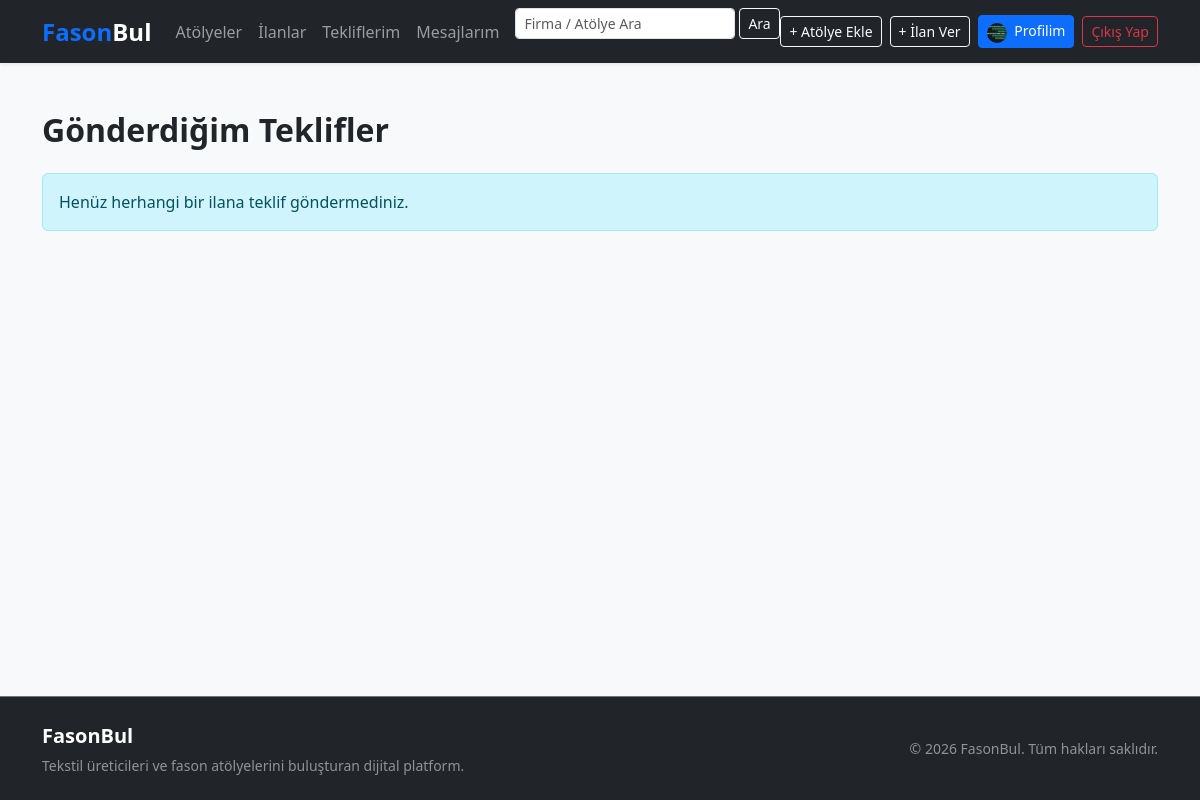
The app's page /ilanlar/tekliflerim/ (signed in), older data.
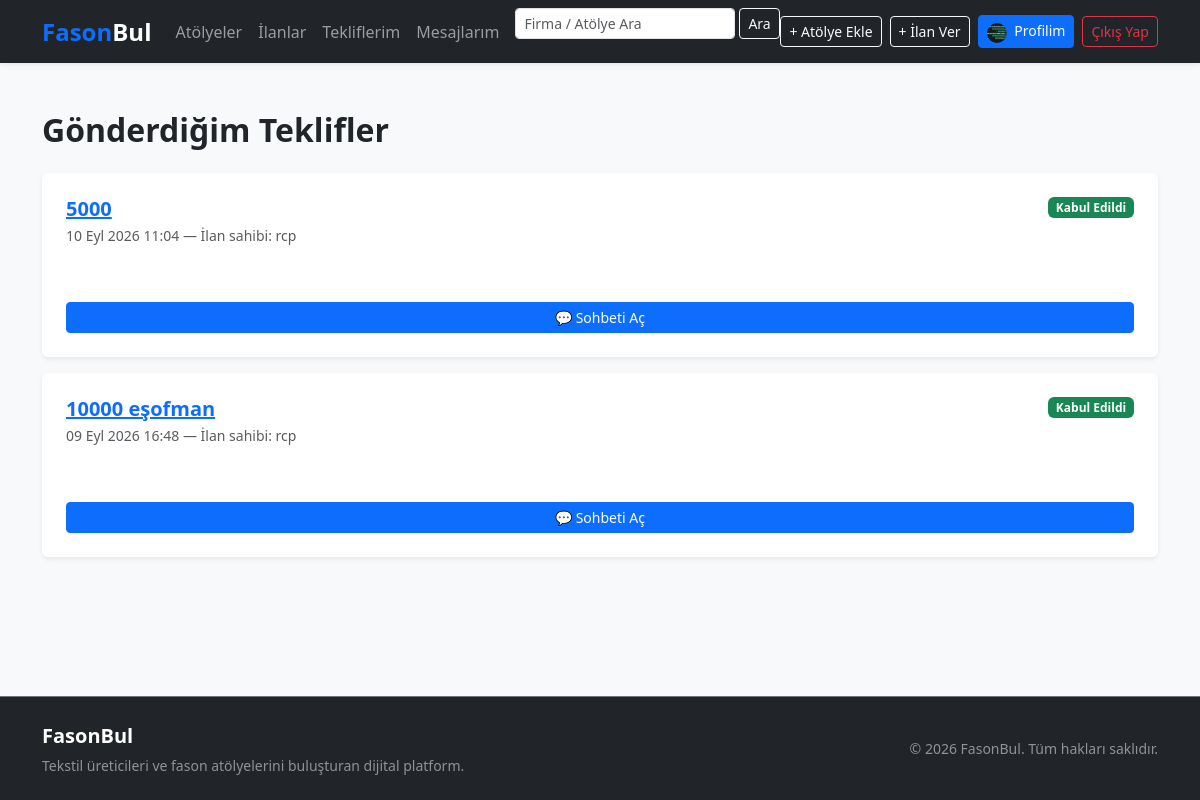
The same page, newer data.
### apps/fason_advert/models.py (models this page shows, shortened)
class Proposal(models.Model):
    objects = None
    class Status(models.TextChoices):
        PENDING = 'PENDING', 'Görüşülüyor'
        ACCEPTED = 'ACCEPTED', 'Kabul Edildi'
        REJECTED = 'REJECTED', 'Reddedildi'
        WITHDRAWN = 'WITHDRAWN', 'Geri Çekildi'
    advert = models.ForeignKey(Advert, on_delete=models.CASCADE, related_name='proposals', verbose_name="İlan")
    bidder = models.ForeignKey(User, on_delete=models.CASCADE, related_name='sent_proposals', verbose_name="Teklif Veren (Atölye)")
    status = models.CharField(max_length=10, choices=Status.choices, default=Status.PENDING, verbose_name="Durum")
    awaiting_response_from = models.ForeignKey(
        User, on_delete=models.CASCADE, related_name='+',
        verbose_name="Sırası Kimde"
    )
    created_at = models.DateTimeField(auto_now_add=True, verbose_name="Başlama Tarihi")
    responded_at = models.DateTimeField(blank=True, null=True, verbose_name="Sonuçlanma Tarihi")
    class Meta:
        verbose_name = "Teklif"
        verbose_name_plural = "Teklifler"
        unique_together = ('advert', 'bidder')
        ordering = ['-created_at']

class Advert(models.Model):
    objects = None
    ADVERT_TYPES = (
        ('capacity', 'Atölye Kapasite İlanı (İş Arıyor)'),
        ('job', 'Fason İşi Veren İlanı (Atölye Arıyor)'),
    )
    owner = models.ForeignKey(User, on_delete=models.CASCADE, related_name="adverts", verbose_name="İlan Sahibi")
    category = models.ForeignKey(AdvertCategory, on_delete=models.CASCADE, related_name="adverts", verbose_name="Kategori")
    title = models.CharField(max_length=200, verbose_name="İlan Başlığı")
    slug = models.SlugField(unique=True, blank=True, verbose_name="Slug")
    advert_type = models.CharField(max_length=20, choices=ADVERT_TYPES, default='job', verbose_name="İlan Tipi")
    description = models.TextField(verbose_name="Açıklama")
    city = models.CharField(max_length=50, verbose_name="Şehir")
    district = models.CharField(max_length=50, verbose_name="İlçe")
    quantity = models.PositiveIntegerField(blank=True, null=True, verbose_name="Adet / Kapasite")
    price = models.DecimalField(max_length=10, decimal_places=2, max_digits=10, blank=True, null=True, verbose_name="Birim Fiyat (TL)")
    image = models.ImageField(upload_to="adverts/", blank=True, null=True, verbose_name="Görsel")
    is_active = models.BooleanField(default=True, verbose_name="Aktif mi?")
    created_at = models.DateTimeField(auto_now_add=True, verbose_name="Oluşturulma Tarihi")
    updated_at = models.DateTimeField(auto_now=True, verbose_name="Güncellenme Tarihi")
    class Meta:
        ordering = ['-created_at']
        verbose_name = "Fason İlanı"
        verbose_name_plural = "Fason İlanları"

### apps/accounts/models.py (models this page shows, shortened)
class User(AbstractUser):
    class Role(models.TextChoices):
        CUSTOMER = 'CUSTOMER', 'İlan Veren / Müşteri'
        WORKSHOP = 'WORKSHOP', 'Atölye Sahibi / Üretici'
        ADMIN = 'ADMIN', 'Yönetici'
    role = models.CharField(
        max_length=20,
        choices=Role.choices,
        default=Role.CUSTOMER,
        verbose_name="Kullanıcı Rolü",
    )
    phone = models.CharField(max_length=20, blank=True, null=True, verbose_name="Telefon Numarası")
    city = models.CharField(max_length=50, blank=True, null=True, verbose_name="Şehir")
    avatar = models.ImageField(upload_to="avatars/", blank=True, null=True, verbose_name="Profil Fotoğrafı")
    class Meta:
        verbose_name = "Kullanıcı"
        verbose_name_plural = "Kullanıcılar"

### apps/fason_advert/views.py (the view)
# urls.py: path('tekliflerim/', views.my_proposals_view, name='my_proposals'),
@login_required
def my_proposals_view(request):
    proposals = Proposal.objects.filter(bidder=request.user).select_related('advert', 'advert__owner')
    context = {'proposals': proposals}
    return render(request, 'fason_advert/my_proposals.html', context)

### templates/fason_advert/my_proposals.html (shortened to what this page needs)
{% extends 'base.html' %}
{% block content %}
<div class="container my-5">
    <h2 class="fw-bold mb-4">Gönderdiğim Teklifler</h2>
    {% if proposals %}
        {% for proposal in proposals %}
        <div class="card border-0 shadow-sm p-4 mb-3">
            <div class="d-flex justify-content-between align-items-start mb-2">
                <div>
                    <h5 class="fw-bold mb-1">
                        <a href="{% url 'fason_advert:detail' proposal.advert.slug %}">{{ proposal.advert.title }}</a>
                    </h5>
                    <span class="text-muted small">{{ proposal.created_at|date:"d M Y H:i" }} — İlan sahibi: {{ proposal.advert.owner.username }}</span>
                </div>
                {% if proposal.status == 'PENDING' %}
                    <span class="badge bg-warning text-dark">Bekliyor</span>
                {% elif proposal.status == 'ACCEPTED' %}
                    <span class="badge bg-success">Kabul Edildi</span>
                {% elif proposal.status == 'REJECTED' %}
                    <span class="badge bg-secondary">Reddedildi</span>
                {% endif %}
            </div>
            {% if proposal.status == 'ACCEPTED' %}
            <a href="{% url 'chat:conversation_detail' proposal.conversation.pk %}" class="btn btn-primary btn-sm">💬 Sohbeti Aç</a>
            {% endif %}
        </div>
        {% endfor %}
    {% else %}
        <div class="alert alert-info">Henüz herhangi bir ilana teklif göndermediniz.</div>
    {% endif %}
</div>
{% endblock %}

Row changes from the older to the newer data that the page shows:
added Proposal: advert "5000", created_at "10 Eyl 2026 11:04", advert.owner.username "rcp", status "Kabul Edildi"
added Proposal: advert "10000 eşofman", created_at "09 Eyl 2026 16:48", advert.owner.username "rcp", status "Kabul Edildi"
Text that changed along with them:
text no longer shown: "Henüz herhangi bir ilana teklif göndermediniz."
